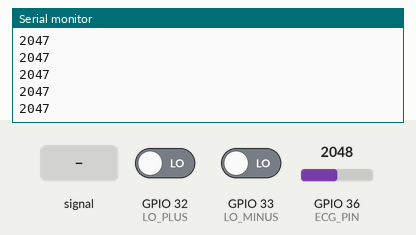
Simulated run of this sketch. Board: ESP32. Parts: the last lines printed to the serial monitor. The inputs (shaded band) are chosen by the test bench; at power-on: GPIO 36 (ECG_PIN) = 2048, GPIO 32 (LO_PLUS) LOW, GPIO 33 (LO_MINUS) LOW (analog values on the 0–4095 scale).

Above: at 2.2 s.
2.3 s: GPIO 36 (ECG_PIN) fed a 200 Hz sine of ±327 counts around its level
At 3.2 s:
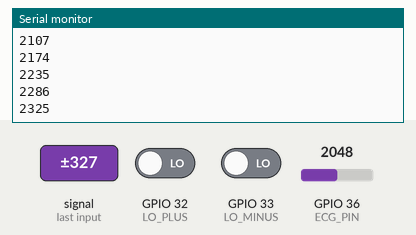
3.8 s: GPIO 36 (ECG_PIN) set to 2866
At 4.4 s:
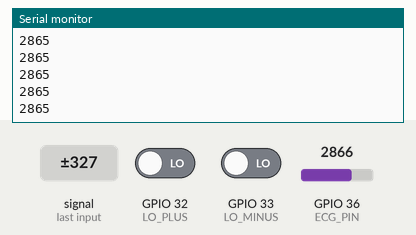
5.3 s: GPIO 32 (LO_PLUS) driven HIGH
Timing chart, 0 to 8.3 s (numbered marks = the images above; inputs shaded):
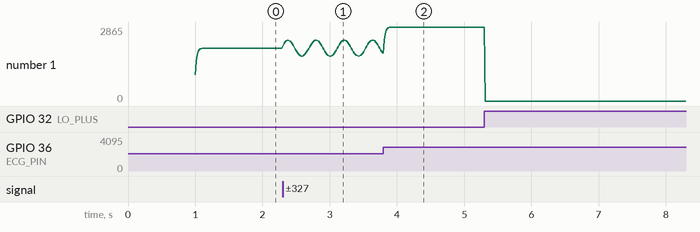

Measured:
- after the input at 2.3 s, the serial monitor: prints a new line at once (image 1)
- plotted number 1: 2047 → 1842 after the input at 2.3 s

The sketch:

capture_signal.ino
```cpp
#define ECG_PIN 36      // VP
#define LO_PLUS 32
#define LO_MINUS 33

int lastValue = 0;

void setup() {

  Serial.begin(115200);

  pinMode(ECG_PIN, INPUT);
  pinMode(LO_PLUS, INPUT);
  pinMode(LO_MINUS, INPUT);

  // Melhor resolução ADC no ESP32
  analogReadResolution(12);

  delay(1000);
}

void loop() {

  // Detecta eletrodo desconectado
  if (digitalRead(LO_PLUS) == 1 || digitalRead(LO_MINUS) == 1) {

    Serial.println(0);
    delay(10);
    return;
  }

  // leitura bruta
  int raw = analogRead(ECG_PIN);

  // filtro simples
  int filtered = (raw + lastValue) / 2;

  lastValue = filtered;

  // MUITO IMPORTANTE:
  // apenas número no plotter (modifiquei)
  Serial.println(filtered);

  delay(15);
}
```
